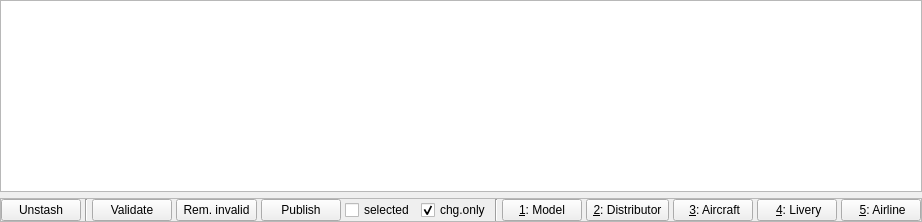
<?xml version="1.0" encoding="UTF-8"?>
<ui version="4.0">
 <class>CDbStashComponent</class>
 <widget class="QFrame" name="CDbStashComponent">
  <property name="geometry">
   <rect>
    <x>0</x>
    <y>0</y>
    <width>910</width>
    <height>222</height>
   </rect>
  </property>
  <property name="windowTitle">
   <string>Frame</string>
  </property>
  <layout class="QVBoxLayout" name="vl_DbStashComponent">
   <property name="leftMargin">
    <number>0</number>
   </property>
   <property name="topMargin">
    <number>0</number>
   </property>
   <property name="rightMargin">
    <number>0</number>
   </property>
   <property name="bottomMargin">
    <number>0</number>
   </property>
   <item>
    <widget class="BlackGui::Views::CAircraftModelView" name="tvp_StashAircraftModels">
     <property name="selectionBehavior">
      <enum>QAbstractItemView::SelectRows</enum>
     </property>
     <attribute name="verticalHeaderVisible">
      <bool>false</bool>
     </attribute>
    </widget>
   </item>
   <item>
    <widget class="QFrame" name="fr_StashHandling">
     <property name="frameShape">
      <enum>QFrame::StyledPanel</enum>
     </property>
     <property name="frameShadow">
      <enum>QFrame::Raised</enum>
     </property>
     <layout class="QGridLayout" name="gl_StashHandling">
      <property name="leftMargin">
       <number>0</number>
      </property>
      <property name="topMargin">
       <number>0</number>
      </property>
      <property name="rightMargin">
       <number>0</number>
      </property>
      <property name="bottomMargin">
       <number>0</number>
      </property>
      <property name="horizontalSpacing">
       <number>4</number>
      </property>
      <item row="0" column="10">
       <widget class="QPushButton" name="pb_Livery">
        <property name="text">
         <string> &amp;4: Livery</string>
        </property>
       </widget>
      </item>
      <item row="0" column="11">
       <widget class="QPushButton" name="pb_AirlineIcao">
        <property name="toolTip">
         <string>Airline ICAO</string>
        </property>
        <property name="text">
         <string> &amp;5: Airline</string>
        </property>
       </widget>
      </item>
      <item row="0" column="0">
       <widget class="QPushButton" name="pb_Unstash">
        <property name="text">
         <string>Unstash</string>
        </property>
       </widget>
      </item>
      <item row="0" column="2">
       <widget class="QPushButton" name="pb_Validate">
        <property name="text">
         <string>Validate</string>
        </property>
       </widget>
      </item>
      <item row="0" column="4">
       <widget class="QPushButton" name="pb_Publish">
        <property name="text">
         <string>Publish</string>
        </property>
       </widget>
      </item>
      <item row="0" column="7">
       <widget class="QPushButton" name="pb_Model">
        <property name="text">
         <string>&amp;1: Model</string>
        </property>
       </widget>
      </item>
      <item row="0" column="8">
       <widget class="QPushButton" name="pb_Distributor">
        <property name="text">
         <string> &amp;2: Distributor </string>
        </property>
       </widget>
      </item>
      <item row="0" column="1">
       <widget class="Line" name="line_Sep1">
        <property name="orientation">
         <enum>Qt::Vertical</enum>
        </property>
       </widget>
      </item>
      <item row="0" column="3">
       <widget class="QPushButton" name="pb_RemoveInvalid">
        <property name="toolTip">
         <string>Remove invalid models</string>
        </property>
        <property name="text">
         <string> Rem. invalid </string>
        </property>
       </widget>
      </item>
      <item row="0" column="6">
       <widget class="Line" name="line_Sep2">
        <property name="orientation">
         <enum>Qt::Vertical</enum>
        </property>
       </widget>
      </item>
      <item row="0" column="9">
       <widget class="QPushButton" name="pb_AircraftIcao">
        <property name="toolTip">
         <string>Aircraft ICAO</string>
        </property>
        <property name="text">
         <string> &amp;3: Aircraft</string>
        </property>
       </widget>
      </item>
      <item row="0" column="5">
       <widget class="QWidget" name="wi_CheckBoxes" native="true">
        <layout class="QHBoxLayout" name="hl_CheckBoxes">
         <property name="leftMargin">
          <number>0</number>
         </property>
         <property name="topMargin">
          <number>0</number>
         </property>
         <property name="rightMargin">
          <number>0</number>
         </property>
         <property name="bottomMargin">
          <number>0</number>
         </property>
         <item>
          <widget class="QCheckBox" name="cb_SelectedOnly">
           <property name="toolTip">
            <string>selected models only</string>
           </property>
           <property name="text">
            <string>selected</string>
           </property>
          </widget>
         </item>
         <item>
          <widget class="QCheckBox" name="cb_ChangedOnly">
           <property name="toolTip">
            <string>changed only</string>
           </property>
           <property name="text">
            <string>chg.only</string>
           </property>
           <property name="checked">
            <bool>true</bool>
           </property>
          </widget>
         </item>
        </layout>
       </widget>
      </item>
     </layout>
    </widget>
   </item>
  </layout>
 </widget>
 <customwidgets>
  <customwidget>
   <class>BlackGui::Views::CAircraftModelView</class>
   <extends>QTableView</extends>
   <header>blackgui/views/aircraftmodelview.h</header>
  </customwidget>
 </customwidgets>
 <tabstops>
  <tabstop>tvp_StashAircraftModels</tabstop>
  <tabstop>pb_Unstash</tabstop>
  <tabstop>pb_Validate</tabstop>
  <tabstop>pb_RemoveInvalid</tabstop>
  <tabstop>pb_Publish</tabstop>
  <tabstop>cb_SelectedOnly</tabstop>
  <tabstop>cb_ChangedOnly</tabstop>
  <tabstop>pb_Model</tabstop>
  <tabstop>pb_Distributor</tabstop>
  <tabstop>pb_AircraftIcao</tabstop>
  <tabstop>pb_Livery</tabstop>
  <tabstop>pb_AirlineIcao</tabstop>
 </tabstops>
 <resources/>
 <connections/>
</ui>
